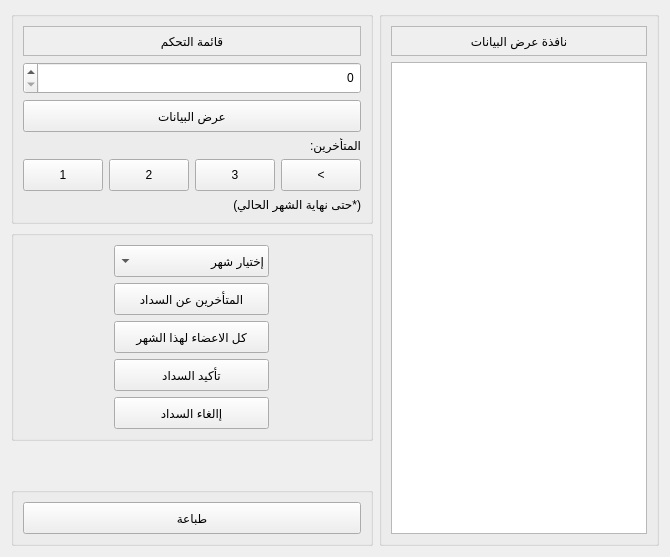
        <widget class="QWidget" name="addMemberTabPage2_2">
         <attribute name="title">
          <string>الدفع</string>
         </attribute>
         <layout class="QGridLayout" name="gridLayout_4">
          <item row="0" column="2">
           <widget class="QGroupBox" name="groupBox_9">
            <property name="title">
             <string/>
            </property>
            <layout class="QGridLayout" name="gridLayout_8">
             <item row="0" column="0">
              <layout class="QVBoxLayout" name="verticalLayout_6">
               <item>
                <widget class="QLabel" name="label_9">
                 <property name="minimumSize">
                  <size>
                   <width>0</width>
                   <height>30</height>
                  </size>
                 </property>
                 <property name="font">
                  <font>
                   <weight>50</weight>
                   <italic>false</italic>
                   <bold>false</bold>
                   <underline>false</underline>
                   <strikeout>false</strikeout>
                   <stylestrategy>PreferDefault</stylestrategy>
                  </font>
                 </property>
                 <property name="acceptDrops">
                  <bool>false</bool>
                 </property>
                 <property name="autoFillBackground">
                  <bool>true</bool>
                 </property>
                 <property name="frameShape">
                  <enum>QFrame::StyledPanel</enum>
                 </property>
                 <property name="text">
                  <string>نافذة عرض البيانات</string>
                 </property>
                 <property name="alignment">
                  <set>Qt::AlignCenter</set>
                 </property>
                </widget>
               </item>
               <item>
                <widget class="QTableView" name="paymentsTV">
                 <property name="minimumSize">
                  <size>
                   <width>102</width>
                   <height>50</height>
                  </size>
                 </property>
                 <property name="autoFillBackground">
                  <bool>false</bool>
                 </property>
                 <attribute name="horizontalHeaderCascadingSectionResizes">
                  <bool>false</bool>
                 </attribute>
                </widget>
               </item>
              </layout>
             </item>
            </layout>
           </widget>
          </item>
          <item row="0" column="1">
           <layout class="QVBoxLayout" name="verticalLayout_21">
            <item>
             <widget class="QGroupBox" name="groupBox_12">
              <property name="sizePolicy">
               <sizepolicy hsizetype="Preferred" vsizetype="Preferred">
                <horstretch>0</horstretch>
                <verstretch>0</verstretch>
               </sizepolicy>
              </property>
              <property name="layoutDirection">
               <enum>Qt::RightToLeft</enum>
              </property>
              <property name="title">
               <string/>
              </property>
              <layout class="QVBoxLayout" name="verticalLayout">
               <item>
                <widget class="QLabel" name="label_13">
                 <property name="minimumSize">
                  <size>
                   <width>155</width>
                   <height>30</height>
                  </size>
                 </property>
                 <property name="autoFillBackground">
                  <bool>true</bool>
                 </property>
                 <property name="frameShape">
                  <enum>QFrame::StyledPanel</enum>
                 </property>
                 <property name="text">
                  <string>قائمة التحكم</string>
                 </property>
                 <property name="alignment">
                  <set>Qt::AlignCenter</set>
                 </property>
                </widget>
               </item>
               <item>
                <widget class="QSpinBox" name="selectYearSb">
                 <property name="sizePolicy">
                  <sizepolicy hsizetype="Preferred" vsizetype="Fixed">
                   <horstretch>0</horstretch>
                   <verstretch>0</verstretch>
                  </sizepolicy>
                 </property>
                 <property name="minimumSize">
                  <size>
                   <width>155</width>
                   <height>32</height>
                  </size>
                 </property>
                 <property name="alignment">
                  <set>Qt::AlignRight|Qt::AlignTrailing|Qt::AlignVCenter</set>
                 </property>
                </widget>
               </item>
               <item>
                <widget class="QPushButton" name="showPaymentsDetailsBtn">
                 <property name="enabled">
                  <bool>true</bool>
                 </property>
                 <property name="sizePolicy">
                  <sizepolicy hsizetype="Preferred" vsizetype="Fixed">
                   <horstretch>0</horstretch>
                   <verstretch>0</verstretch>
                  </sizepolicy>
                 </property>
                 <property name="minimumSize">
                  <size>
                   <width>155</width>
                   <height>32</height>
                  </size>
                 </property>
                 <property name="layoutDirection">
                  <enum>Qt::LeftToRight</enum>
                 </property>
                 <property name="text">
                  <string>عرض البيانات</string>
                 </property>
                </widget>
               </item>
               <item>
                <widget class="QLabel" name="label_4">
                 <property name="text">
                  <string>المتأخرين:</string>
                 </property>
                </widget>
               </item>
               <item>
                <layout class="QHBoxLayout" name="horizontalLayout">
                 <item>
                  <widget class="QPushButton" name="higherThanThreeBtn">
                   <property name="enabled">
                    <bool>true</bool>
                   </property>
                   <property name="sizePolicy">
                    <sizepolicy hsizetype="Fixed" vsizetype="Fixed">
                     <horstretch>0</horstretch>
                     <verstretch>0</verstretch>
                    </sizepolicy>
                   </property>
                   <property name="minimumSize">
                    <size>
                     <width>30</width>
                     <height>32</height>
                    </size>
                   </property>
                   <property name="baseSize">
                    <size>
                     <width>0</width>
                     <height>0</height>
                    </size>
                   </property>
                   <property name="text">
                    <string>&lt;</string>
                   </property>
                  </widget>
                 </item>
                 <item>
                  <widget class="QPushButton" name="threeMonthsBtn">
                   <property name="enabled">
                    <bool>true</bool>
                   </property>
                   <property name="sizePolicy">
                    <sizepolicy hsizetype="Fixed" vsizetype="Fixed">
                     <horstretch>0</horstretch>
                     <verstretch>0</verstretch>
                    </sizepolicy>
                   </property>
                   <property name="minimumSize">
                    <size>
                     <width>30</width>
                     <height>32</height>
                    </size>
                   </property>
                   <property name="baseSize">
                    <size>
                     <width>0</width>
                     <height>0</height>
                    </size>
                   </property>
                   <property name="layoutDirection">
                    <enum>Qt::LeftToRight</enum>
                   </property>
                   <property name="text">
                    <string>3</string>
                   </property>
                  </widget>
                 </item>
                 <item>
                  <widget class="QPushButton" name="twoMonthsBtn">
                   <property name="enabled">
                    <bool>true</bool>
                   </property>
                   <property name="sizePolicy">
                    <sizepolicy hsizetype="Fixed" vsizetype="Fixed">
                     <horstretch>0</horstretch>
                     <verstretch>0</verstretch>
                    </sizepolicy>
                   </property>
                   <property name="minimumSize">
                    <size>
                     <width>30</width>
                     <height>32</height>
                    </size>
                   </property>
                   <property name="baseSize">
                    <size>
                     <width>0</width>
                     <height>0</height>
                    </size>
                   </property>
                   <property name="layoutDirection">
                    <enum>Qt::LeftToRight</enum>
                   </property>
                   <property name="text">
                    <string>2</string>
                   </property>
                  </widget>
                 </item>
                 <item>
                  <widget class="QPushButton" name="oneMonthBtn">
                   <property name="enabled">
                    <bool>true</bool>
                   </property>
                   <property name="sizePolicy">
                    <sizepolicy hsizetype="Fixed" vsizetype="Fixed">
                     <horstretch>0</horstretch>
                     <verstretch>0</verstretch>
                    </sizepolicy>
                   </property>
                   <property name="minimumSize">
                    <size>
                     <width>30</width>
                     <height>32</height>
                    </size>
                   </property>
                   <property name="baseSize">
                    <size>
                     <width>0</width>
                     <height>0</height>
                    </size>
                   </property>
                   <property name="layoutDirection">
                    <enum>Qt::LeftToRight</enum>
                   </property>
                   <property name="text">
                    <string>1</string>
                   </property>
                  </widget>
                 </item>
                </layout>
               </item>
               <item>
                <widget class="QLabel" name="label_2">
                 <property name="text">
                  <string>(*حتى نهاية الشهر الحالي)</string>
                 </property>
                </widget>
               </item>
              </layout>
              <zorder>selectYearSb</zorder>
              <zorder>showPaymentsDetailsBtn</zorder>
              <zorder>label_4</zorder>
              <zorder>label_2</zorder>
              <zorder>label_13</zorder>
             </widget>
            </item>
            <item>
             <widget class="QGroupBox" name="groupBox_15">
              <property name="enabled">
               <bool>true</bool>
              </property>
              <property name="sizePolicy">
               <sizepolicy hsizetype="Preferred" vsizetype="Fixed">
                <horstretch>0</horstretch>
                <verstretch>0</verstretch>
               </sizepolicy>
              </property>
              <property name="title">
               <string/>
              </property>
              <layout class="QVBoxLayout" name="verticalLayout_23">
               <item>
                <layout class="QGridLayout" name="gridLayout_5">
                 <item row="2" column="0">
                  <widget class="QComboBox" name="monthToPayCb">
                   <property name="sizePolicy">
                    <sizepolicy hsizetype="Fixed" vsizetype="Fixed">
                     <horstretch>0</horstretch>
                     <verstretch>0</verstretch>
                    </sizepolicy>
                   </property>
                   <property name="minimumSize">
                    <size>
                     <width>155</width>
                     <height>32</height>
                    </size>
                   </property>
                   <property name="font">
                    <font>
                     <weight>50</weight>
                     <bold>false</bold>
                    </font>
                   </property>
                   <property name="layoutDirection">
                    <enum>Qt::RightToLeft</enum>
                   </property>
                   <property name="currentText">
                    <string>إختيار شهر</string>
                   </property>
                   <property name="maxVisibleItems">
                    <number>13</number>
                   </property>
                   <item>
                    <property name="text">
                     <string>إختيار شهر</string>
                    </property>
                   </item>
                   <item>
                    <property name="text">
                     <string>يناير</string>
                    </property>
                   </item>
                   <item>
                    <property name="text">
                     <string>فبراير</string>
                    </property>
                   </item>
                   <item>
                    <property name="text">
                     <string>مارس</string>
                    </property>
                   </item>
                   <item>
                    <property name="text">
                     <string>إبريل</string>
                    </property>
                   </item>
                   <item>
                    <property name="text">
                     <string>مايو</string>
                    </property>
                   </item>
                   <item>
                    <property name="text">
                     <string>يونيو</string>
                    </property>
                   </item>
                   <item>
                    <property name="text">
                     <string>يوليو</string>
                    </property>
                   </item>
                   <item>
                    <property name="text">
                     <string>أغسطس</string>
                    </property>
                   </item>
                   <item>
                    <property name="text">
                     <string>سبتمبر</string>
                    </property>
                   </item>
                   <item>
                    <property name="text">
                     <string>أكتوبر</string>
                    </property>
                   </item>
                   <item>
                    <property name="text">
                     <string>نوفمبر</string>
                    </property>
                   </item>
                   <item>
                    <property name="text">
                     <string>ديسمبر</string>
                    </property>
                   </item>
                  </widget>
                 </item>
                 <item row="5" column="0">
                  <widget class="QPushButton" name="confirmPaymentBtn">
                   <property name="enabled">
                    <bool>true</bool>
                   </property>
                   <property name="sizePolicy">
                    <sizepolicy hsizetype="Preferred" vsizetype="Fixed">
                     <horstretch>0</horstretch>
                     <verstretch>0</verstretch>
                    </sizepolicy>
                   </property>
                   <property name="minimumSize">
                    <size>
                     <width>140</width>
                     <height>32</height>
                    </size>
                   </property>
                   <property name="layoutDirection">
                    <enum>Qt::LeftToRight</enum>
                   </property>
                   <property name="text">
                    <string>تأكيد السداد</string>
                   </property>
                  </widget>
                 </item>
                 <item row="4" column="0">
                  <widget class="QPushButton" name="showAllBtn">
                   <property name="enabled">
                    <bool>true</bool>
                   </property>
                   <property name="sizePolicy">
                    <sizepolicy hsizetype="Preferred" vsizetype="Fixed">
                     <horstretch>0</horstretch>
                     <verstretch>0</verstretch>
                    </sizepolicy>
                   </property>
                   <property name="minimumSize">
                    <size>
                     <width>140</width>
                     <height>32</height>
                    </size>
                   </property>
                   <property name="layoutDirection">
                    <enum>Qt::LeftToRight</enum>
                   </property>
                   <property name="text">
                    <string>كل الاعضاء لهذا الشهر</string>
                   </property>
                  </widget>
                 </item>
                 <item row="3" column="0">
                  <widget class="QPushButton" name="defaultsPaymentBtn">
                   <property name="enabled">
                    <bool>true</bool>
                   </property>
                   <property name="sizePolicy">
                    <sizepolicy hsizetype="Preferred" vsizetype="Fixed">
                     <horstretch>0</horstretch>
                     <verstretch>0</verstretch>
                    </sizepolicy>
                   </property>
                   <property name="minimumSize">
                    <size>
                     <width>140</width>
                     <height>32</height>
                    </size>
                   </property>
                   <property name="layoutDirection">
                    <enum>Qt::LeftToRight</enum>
                   </property>
                   <property name="text">
                    <string>المتأخرين عن السداد</string>
                   </property>
                  </widget>
                 </item>
                 <item row="6" column="0">
                  <widget class="QPushButton" name="correctPaymentBtn">
                   <property name="enabled">
                    <bool>true</bool>
                   </property>
                   <property name="sizePolicy">
                    <sizepolicy hsizetype="Preferred" vsizetype="Fixed">
                     <horstretch>0</horstretch>
                     <verstretch>0</verstretch>
                    </sizepolicy>
                   </property>
                   <property name="minimumSize">
                    <size>
                     <width>140</width>
                     <height>32</height>
                    </size>
                   </property>
                   <property name="text">
                    <string>إالغاء السداد</string>
                   </property>
                  </widget>
                 </item>
                </layout>
               </item>
              </layout>
             </widget>
            </item>
            <item>
             <spacer name="verticalSpacer">
              <property name="orientation">
               <enum>Qt::Vertical</enum>
              </property>
              <property name="sizeHint" stdset="0">
               <size>
                <width>20</width>
                <height>40</height>
               </size>
              </property>
             </spacer>
            </item>
            <item>
             <widget class="QGroupBox" name="groupBox_11">
              <property name="enabled">
               <bool>true</bool>
              </property>
              <property name="sizePolicy">
               <sizepolicy hsizetype="Preferred" vsizetype="Fixed">
                <horstretch>0</horstretch>
                <verstretch>0</verstretch>
               </sizepolicy>
              </property>
              <property name="title">
               <string/>
              </property>
              <layout class="QVBoxLayout" name="verticalLayout_11">
               <item>
                <layout class="QGridLayout" name="gridLayout_3">
                 <item row="0" column="0">
                  <widget class="QPushButton" name="paymentsPrintBtn">
                   <property name="enabled">
                    <bool>true</bool>
                   </property>
                   <property name="sizePolicy">
                    <sizepolicy hsizetype="Preferred" vsizetype="Fixed">
                     <horstretch>0</horstretch>
                     <verstretch>0</verstretch>
                    </sizepolicy>
                   </property>
                   <property name="minimumSize">
                    <size>
                     <width>140</width>
                     <height>32</height>
                    </size>
                   </property>
                   <property name="layoutDirection">
                    <enum>Qt::LeftToRight</enum>
                   </property>
                   <property name="text">
                    <string>طباعة</string>
                   </property>
                  </widget>
                 </item>
                </layout>
               </item>
              </layout>
             </widget>
            </item>
           </layout>
          </item>
         </layout>
        </widget>
